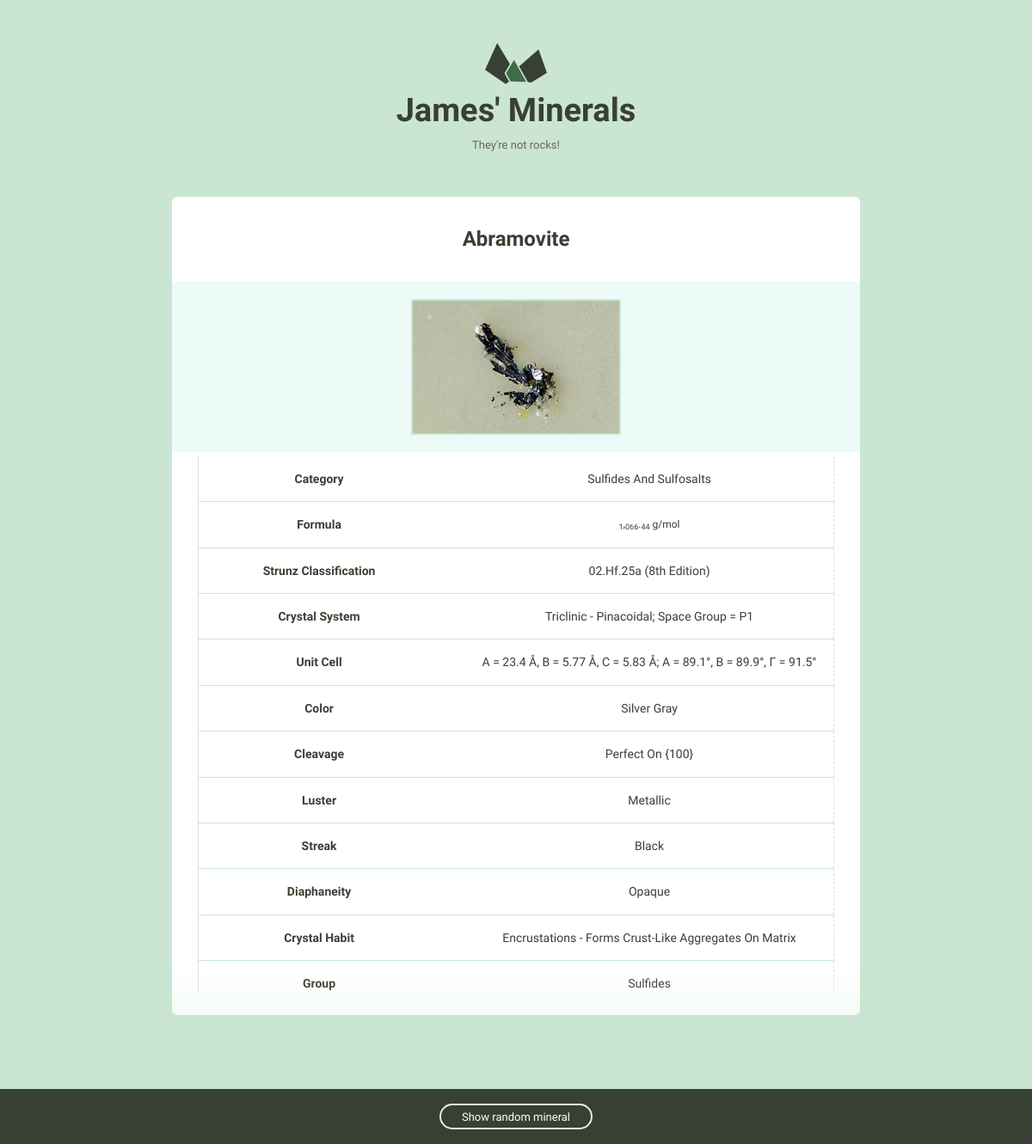
/minerals/4, run on the app's committed database.
### minerals/models.py (models this page shows, shortened)
class Mineral(models.Model):
    name = models.CharField(max_length=255)
    image_filename = models.CharField(max_length=1000)
    image_caption = models.CharField(max_length=1000)
    category = models.CharField(max_length=1000)
    formula = models.CharField(max_length=1000)
    strunz_classification = models.CharField(max_length=1000)
    crystal_system = models.CharField(max_length=1000)
    unit_cell = models.CharField(max_length=1000)
    color = models.CharField(max_length=1000)
    crystal_symmetry = models.CharField(max_length=1000)
    cleavage = models.CharField(max_length=1000)
    mohs_scale_hardness = models.CharField(max_length=1000)
    luster = models.CharField(max_length=1000)
    streak = models.CharField(max_length=1000)
    diaphaneity = models.CharField(max_length=1000)
    optical_properties = models.CharField(max_length=1000)
    refractive_index = models.CharField(max_length=1000)
    crystal_habit = models.CharField(max_length=1000)
    specific_gravity = models.CharField(max_length=1000)
    group = models.CharField(max_length=255)

### minerals/views.py (the view)
# urls.py: url(r'(?P<pk>\d+)$', views.mineral_detail, name='detail'),
def mineral_detail(request, pk):
    mineral = Mineral.objects.get(pk=pk)
    return render(request, 'minerals/detail.html', {'mineral':mineral})

### minerals/templatetags/mineral_extras.py (called while the page is built)
@register.simple_tag
def random_detail():
    mineral = Mineral.objects.all()
    num_minerals = len(mineral)
    random_pk = random.randint(1, num_minerals)
    return str(random_pk)

### minerals/templates/minerals/detail.html (shortened to what this page needs)
{% extends 'layout.html' %}
{% load static from staticfiles %}
{% block static %}
    <link rel="stylesheet" href="{% static 'minerals/css/mineral.css' %}">
{% endblock %}
{% block content %}
    <div class="grid-100 mineral__container">
      <h1 class="mineral__name">{{mineral.name|title}}</h1>
      <div class="mineral__image-bg">
        <img class="mineral__image" src="{% static 'minerals/images/' %}{{mineral.name}}.jpg">
      </div>
      <div class="mineral__table-container">
        <table class="mineral__table">
          {% if mineral.category %}
          <tr>
            <td class="mineral__category">Category</td>
            <td>{{mineral.category|title}}</td>
          </tr>
          {% endif %}
          {% if mineral.formula %}
          <tr>
            <td class="mineral__category">Formula</td>
            <td class="mineral__formula">{{mineral.formula|safe}}</td>
          </tr>
          {% endif %}
          {% if mineral.strunz_classification %}
          <tr>
            <td class="mineral__category">Strunz Classification</td>
            <td>{{mineral.strunz_classification|title}}</td>
          </tr>
          {% endif %}
          {% if mineral.crystal_system %}
          <tr>
            <td class="mineral__category">Crystal System</td>
            <td>{{mineral.crystal_system|title}}</td>
          </tr>
          {% endif %}
          {% if mineral.unit_cell %}
          <tr>
            <td class="mineral__category">Unit Cell</td>
            <td>{{mineral.unit_cell|title}}</td>
          </tr>
          {% endif %}
          {% if mineral.color %}
          <tr>
            <td class="mineral__category">Color</td>
            <td>{{mineral.color|title}}</td>
          </tr>
          {% endif %}
          {% if mineral.cleavage %}
          <tr>
            <td class="mineral__category">Cleavage</td>
            <td>{{mineral.cleavage|title}}</td>
          </tr>
          {% endif %}
          {% if mineral.luster %}
          <tr>
            <td class="mineral__category">Luster</td>
            <td>{{mineral.luster|title}}</td>
          </tr>
          {% endif %}
          {% if mineral.streak %}
          <tr>
            <td class="mineral__category">Streak</td>
            <td>{{mineral.streak|title}}</td>
          </tr>
          {% endif %}
          {% if mineral.diaphaneity %}
          <tr>
            <td class="mineral__category">Diaphaneity</td>
            <td>{{mineral.diaphaneity|title}}</td>
          </tr>
          {% endif %}
          {% if mineral.crystal_habit %}
          <tr>
            <td class="mineral__category">Crystal Habit</td>
            <td>{{mineral.crystal_habit|title}}</td>
          </tr>
          {% endif %}
          {% if mineral.group %}
          <tr>
            <td class="mineral__category">Group</td>
            <td>{{mineral.group|title}}</td>
          </tr>
          {% endif %}
        </table>
      </div>
    </div>
  </div>
{% endblock %}

### assets/css/global.css (style rules this page uses)
html { font-family: sans-serif; -ms-text-size-adjust: 100%; -webkit-text-size-adjust: 100%; }
body { margin: 0; }
h1 { font-size: 2em; margin: 0.67em 0; }
sub { font-size: 75%; line-height: 0; position: relative; vertical-align: baseline; bottom: -0.25em; }
img { border: 0; }
table { border-collapse: collapse; border-spacing: 0; }
td, th { padding: 0; }
html { font-size: 62.5%; }
body { background-color: #CAE5D2; font-size: 1.5em; line-height: 1.6; font-weight: 400; font-family: "Cousine"; color: #666; }
.grid, .grid-5, .grid-10, .grid-15, .grid-20, .grid-25, .grid-30, .grid-33, .grid-35, .grid-40, .grid-45, .grid-50, .grid-55, .grid-60, .grid-65, .grid-66, .grid-70, .grid-75, .grid-80, .grid-90, .grid-95, .grid-100 { float: left; box-sizing: border-box; position: relative; }
.grid-100 { width: 100%; padding: 0 15px; }
h1, h2, h3, h4, h5, h6 { margin-top: 0; margin-bottom: 2rem; font-weight: bold; font-family: "Work Sans", sans-serif; color: #384033; }
h1 { font-size: 3.8rem; }
@media (min-width: 550px) { h1 { font-size: 3.8rem; } }
th, td { padding: 15px; text-align: left; border-bottom: 1px solid #e1e1e1; }
th:first-child, td:first-child { padding-left: 0; }
th:last-child, td:last-child { padding-right: 0; }
table, p, ul { margin-bottom: 2.5rem; }
.mineral__container { background-color: #fff; border-radius: 6px; list-style: none; padding: 0; text-align: center; }
.mineral__name { display: block; width: 100%; margin: 0; font-size: 24px; padding: 30px 0 30px 0; }
.mineral__image { display: block; margin: 0 auto; border: solid 2px #CAE5D2; }
.mineral__image-bg { background-color: #ecfaf8; padding: 20px 0; }
.mineral__table { font-size: 14px; color: #384033; }
.mineral__table td { border-color: #CAE5D2; }
.mineral__table tr:last-of-type td { border-bottom: none; padding-bottom: 0; }
.mineral__table-container { padding: 5px 30px 0; }
.mineral__category { font-weight: bold; width: 40%; }
.mineral__formula { font-size: 12px; }

### minerals/static/minerals/css/mineral.css (style rules this page uses)
.mineral__table { width: 100%; }
td, .mineral__category { text-align: center; }
tr { border-left: 1px solid #e1e1e1; border-right: 1px dashed #e1e1e1; }

### data on the page
Mineral: name "Abramovite", name (picture), category "Sulfides And Sulfosalts", formula "1 , 066 . 44 g/mol", strunz_classification "02.Hf.25a (8th Edition)", crystal_system "Triclinic - Pinacoidal; Space Group = P1", unit_cell "A = 23.4 Å, B = 5.77 Å, C = 5.83 Å; Α = 89.1°, Β = 89.9°, Γ = 91.5°", color "Silver Gray", cleavage "Perfect On {100}", luster "Metallic", streak "Black", diaphaneity "Opaque", crystal_habit "Encrustations - Forms Crust-Like Aggregates On Matrix", group "Sulfides"
